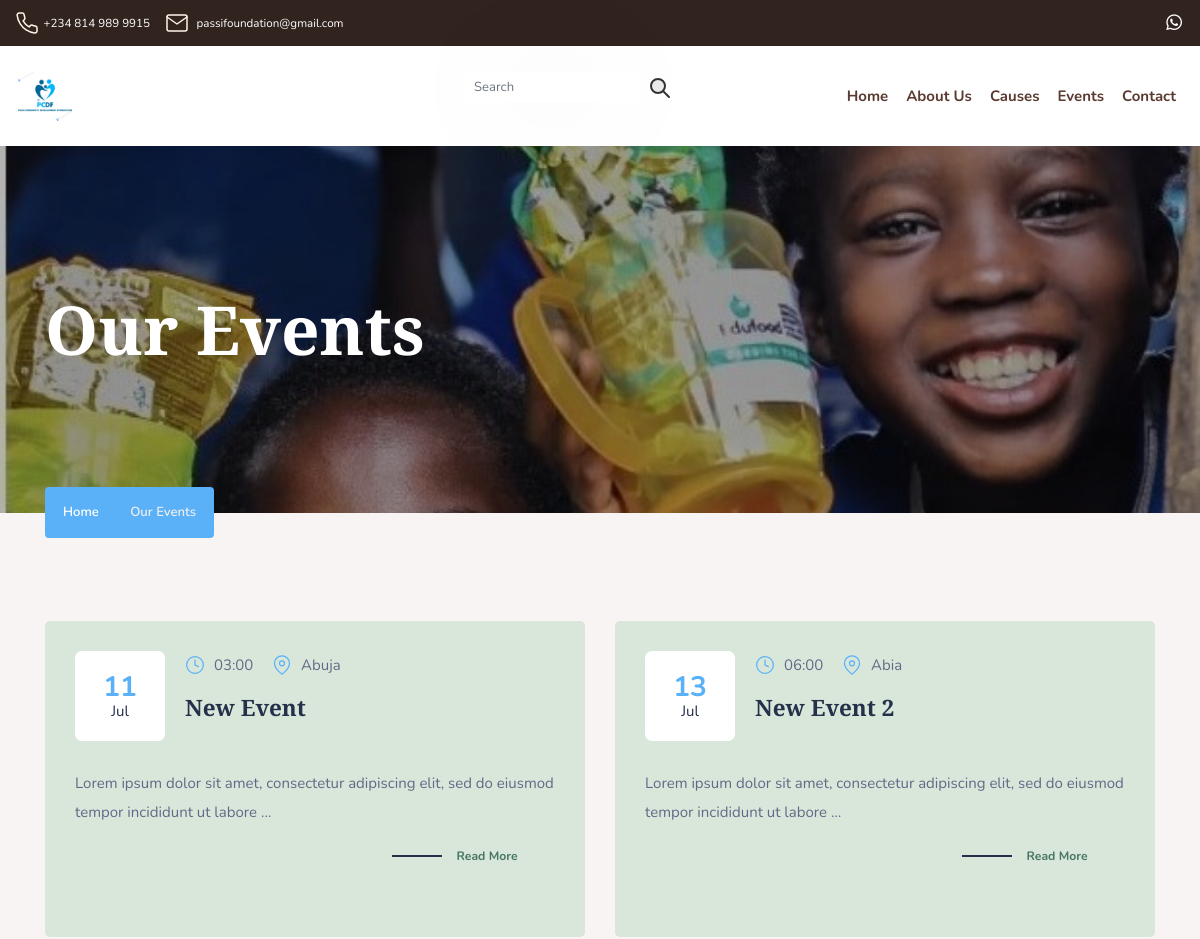
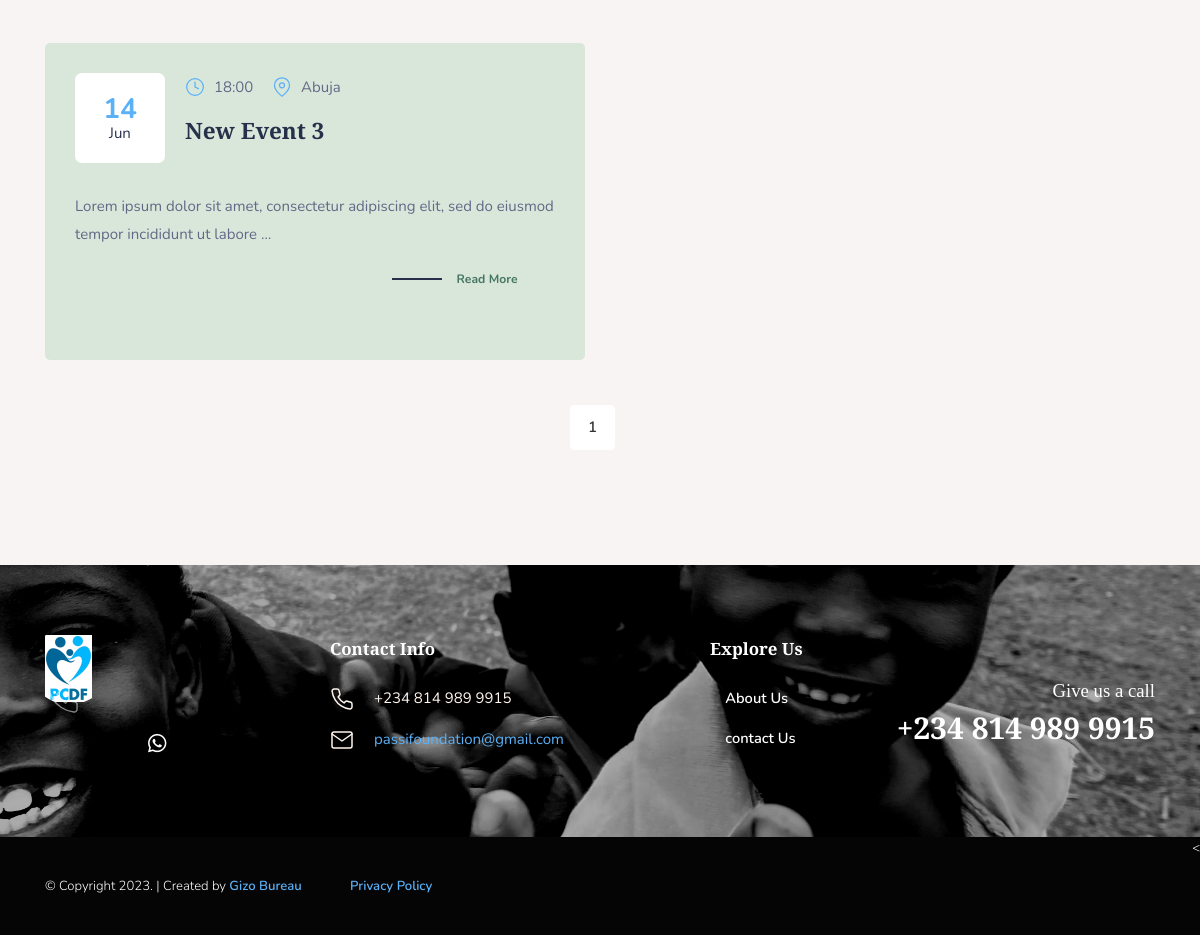
The app's page /events with its own data (2 pictures, top to bottom).
### pass/models.py (models this page shows, shortened)
class Event(models.Model):
    name = models.CharField( max_length=150)
    slug = models.SlugField(null=True, blank=True)
    time = models.DateTimeField(auto_now=False)
    location = models.CharField(max_length=50)
    description = models.TextField()
    organizer = models.ForeignKey(Member, on_delete=models.CASCADE)

### pass/views.py (the view)
# urls.py: path('events', views.events, name="events"),
def events(request):
    p = Paginator(Event.objects.all(), 4)
    page = request.GET.get('page')
    events = p.get_page(page)
    return render(request, "events-list.html", {"events":events})

### pass/templates/events-list.html (shortened to what this page needs)
{% extends 'navbar.html' %}
{% load static %}
{% block content %}
    <section class="breadcrumbs-page-wrap">
        <div class="bg-fixed pos-rel breadcrumbs-page">
            <div class="container">
                <h1>Our Events</h1>
                <nav aria-label="breadcrumb" class="breadcrumb-wrap">
                    <ol class="breadcrumb">
                        <li class="breadcrumb-item"><a href="/">Home</a></li>
                        <li class="breadcrumb-item active" aria-current="page">Our Events</li>
                    </ol>
                </nav>
            </div>
        </div>
    </section>
    <main id="body-content">
        <section class="wide-tb-100">
            <div class="container">
                <div class="row row-cols-1 row-cols-md-2 row-cols-sm-1">
                    {% for event in events %}
                    <div class="col-12 mb-5">
                        <div class="event-wrap-single">
                            <div class="date-wrap d-md-flex align-items-start">
                                <div class="date-box">
                                    {{event.time|date:"d"}} <span>{{event.time|date:"M"}}</span>
                                </div>
                                <div class="event-details">
                                    <div class="mb-3">
                                        <span class="mr-3"><i data-feather="clock"></i> {{event.time|time:"H:i"}}</span> <i data-feather="map-pin"></i> {{event.location}}
                                    </div>
                                    <h3><a href="{% url 'event' event.slug %}">{{event.name|title}}</a></h3>
                                </div>
                            </div>
                            <br>
                            <p>{{event.description|truncatewords:15}}</p>
                            <div class="text-md-right read-more-wrap">
                                <a href="{% url 'event' event.slug %}" class="read-more-line"><span>Read More</span></a>
                            </div>
                        </div>
                    </div>
                    {% endfor %}
                </div>
            </div>
            <nav aria-label="Page navigation example">
                <ul class="pagination justify-content-center">
                  {% for page in events.paginator.page_range %}
                  <li class="page-item"><a class="page-link" href="?page={{ page }}">{{ page }}</a></li>
                  {% endfor %}
                </ul>
            </nav>
        </section>
{% endblock content %}

### records on screen
Event: time "11", time "Jul", time "03:00", location "Abuja", name "New Event", description "Lorem ipsum dolor sit amet, consectetur adipiscing elit, sed do eiusmod tempor incididunt ut labore …"
Event: time "13", time "Jul", time "06:00", location "Abia", name "New Event 2", description "Lorem ipsum dolor sit amet, consectetur adipiscing elit, sed do eiusmod tempor incididunt ut labore …"
Event: time "14", time "Jun", time "18:00", location "Abuja", name "New Event 3", description "Lorem ipsum dolor sit amet, consectetur adipiscing elit, sed do eiusmod tempor incididunt ut labore …"

### other values on screen
{{ page }} "1"
